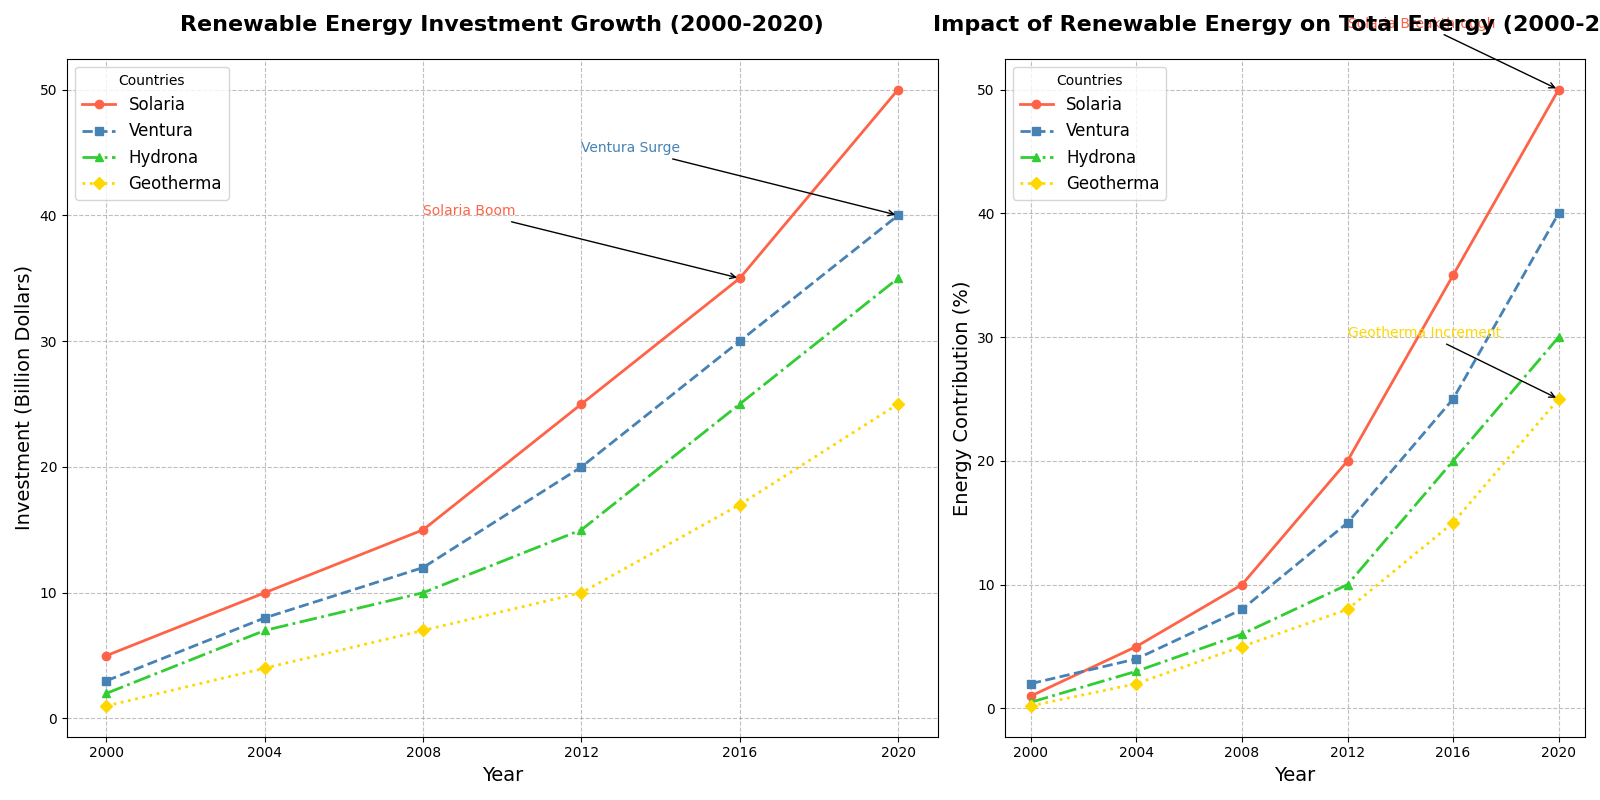

Write Python code to recreate this figure.
import matplotlib.pyplot as plt
import numpy as np

# Backstory: Tracking the growth and impact of renewable energy investments in fictional countries from 2000 to 2020.
years = np.arange(2000, 2021, 4)
countries = ['Solaria', 'Ventura', 'Hydrona', 'Geotherma']

# Data: Investment in renewable energy (in billion dollars) for each country
solaria_investment = [5, 10, 15, 25, 35, 50]
ventura_investment = [3, 8, 12, 20, 30, 40]
hydrona_investment = [2, 7, 10, 15, 25, 35]
geotherma_investment = [1, 4, 7, 10, 17, 25]

# Data: Impact of renewable energy investments (in percentage contribution to total energy)
solaria_impact = [1, 5, 10, 20, 35, 50]
ventura_impact = [2, 4, 8, 15, 25, 40]
hydrona_impact = [0.5, 3, 6, 10, 20, 30]
geotherma_impact = [0.2, 2, 5, 8, 15, 25]

# Creating the figure and subplots
fig, (ax1, ax2) = plt.subplots(nrows=1, ncols=2, figsize=(16, 8), gridspec_kw={'width_ratios': [3, 2]})

# First subplot: Line chart of investments over years
ax1.plot(years, solaria_investment, marker='o', linestyle='-', color='#FF6347', linewidth=2, label='Solaria')
ax1.plot(years, ventura_investment, marker='s', linestyle='--', color='#4682B4', linewidth=2, label='Ventura')
ax1.plot(years, hydrona_investment, marker='^', linestyle='-.', color='#32CD32', linewidth=2, label='Hydrona')
ax1.plot(years, geotherma_investment, marker='D', linestyle=':', color='#FFD700', linewidth=2, label='Geotherma')

ax1.set_title('Renewable Energy Investment Growth (2000-2020)', fontsize=16, weight='bold', pad=20)
ax1.set_xlabel('Year', fontsize=14)
ax1.set_ylabel('Investment (Billion Dollars)', fontsize=14)
ax1.set_xticks(years)
ax1.grid(True, linestyle='--', which='both', color='grey', alpha=0.5)
ax1.legend(title='Countries', loc='best', fontsize=12)

# Annotating specific points
ax1.annotate('Solaria Boom', xy=(2016, 35), xytext=(2008, 40),
             arrowprops=dict(facecolor='black', arrowstyle='->'), fontsize=10, color='#FF6347')
ax1.annotate('Ventura Surge', xy=(2020, 40), xytext=(2012, 45),
             arrowprops=dict(facecolor='black', arrowstyle='->'), fontsize=10, color='#4682B4')

# Second subplot: Line chart of impact on total energy
ax2.plot(years, solaria_impact, marker='o', linestyle='-', color='#FF6347', linewidth=2, label='Solaria')
ax2.plot(years, ventura_impact, marker='s', linestyle='--', color='#4682B4', linewidth=2, label='Ventura')
ax2.plot(years, hydrona_impact, marker='^', linestyle='-.', color='#32CD32', linewidth=2, label='Hydrona')
ax2.plot(years, geotherma_impact, marker='D', linestyle=':', color='#FFD700', linewidth=2, label='Geotherma')

ax2.set_title('Impact of Renewable Energy on Total Energy (2000-2020)', fontsize=16, weight='bold', pad=20)
ax2.set_xlabel('Year', fontsize=14)
ax2.set_ylabel('Energy Contribution (%)', fontsize=14)
ax2.set_xticks(years)
ax2.grid(True, linestyle='--', which='both', color='grey', alpha=0.5)
ax2.legend(title='Countries', loc='best', fontsize=12)

# Annotating specific points
ax2.annotate('Solaria Breakthrough', xy=(2020, 50), xytext=(2012, 55),
             arrowprops=dict(facecolor='black', arrowstyle='->'), fontsize=10, color='#FF6347')
ax2.annotate('Geotherma Increment', xy=(2020, 25), xytext=(2012, 30),
             arrowprops=dict(facecolor='black', arrowstyle='->'), fontsize=10, color='#FFD700')

# Adjust layout to prevent overlap
plt.tight_layout()

# Show the plot
plt.show()
